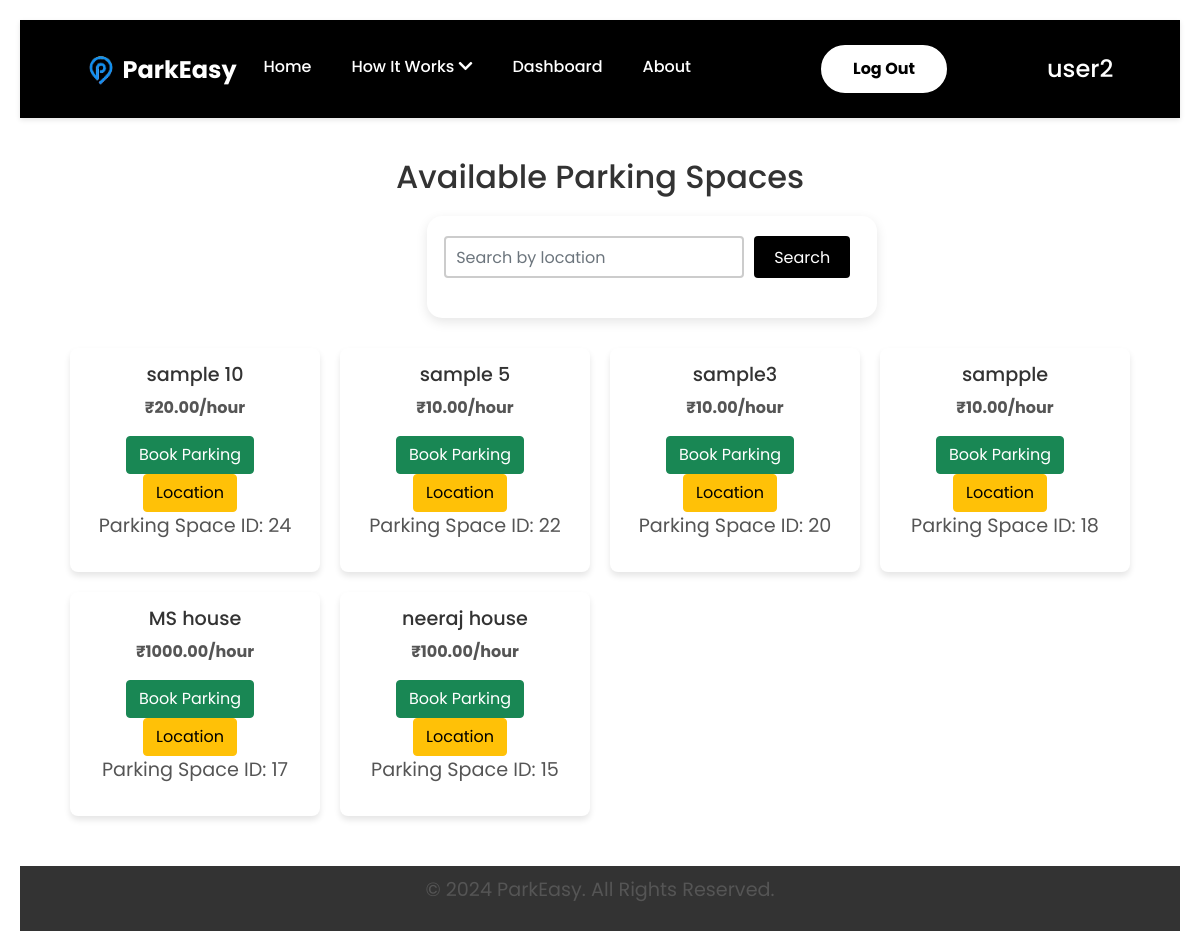
Page /parkeasy/parking-spaces/ (signed in) on the earlier database version.
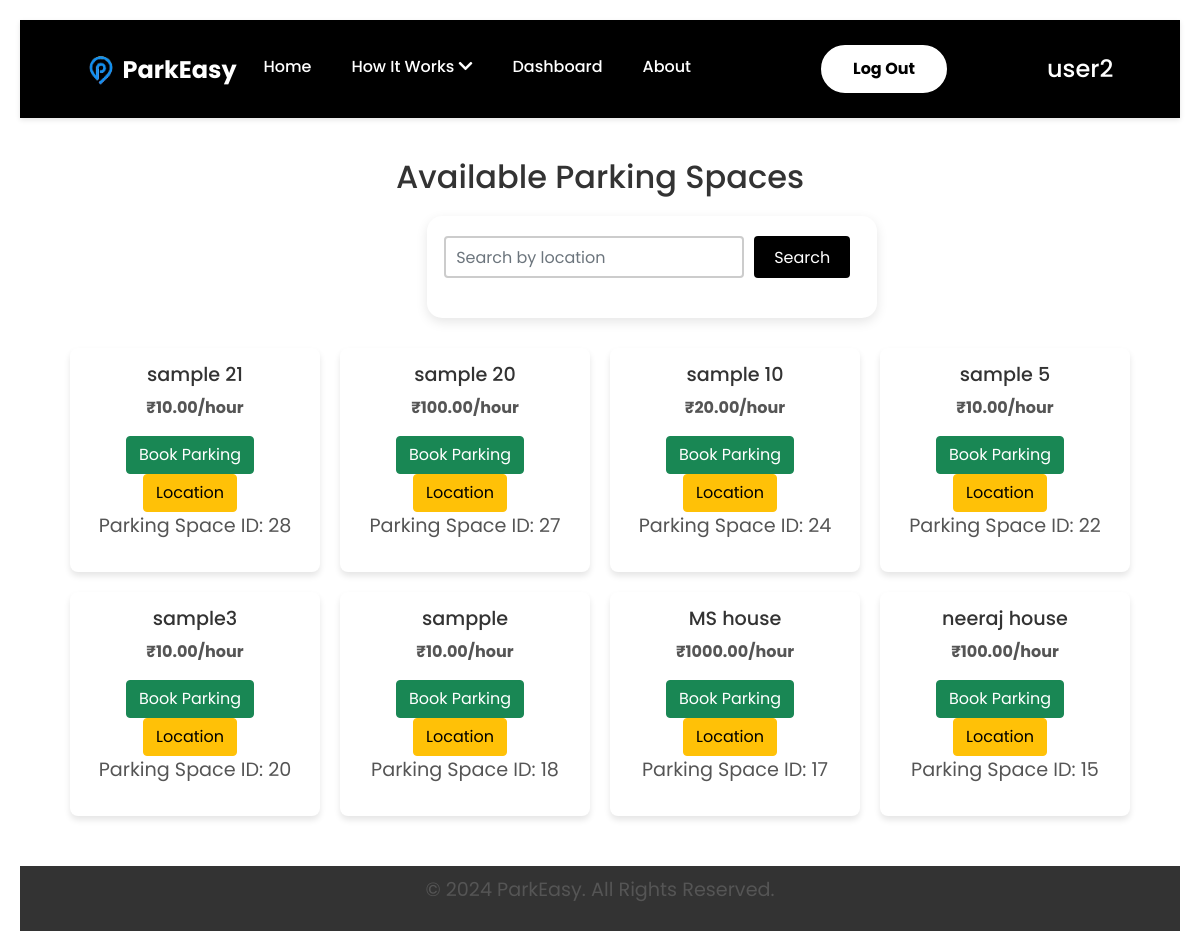
Same page on the later database version.
### ParkEasyApp/models.py (models this page shows, shortened)
class ParkingSpace(models.Model):
    host = models.ForeignKey(ParkEasyUser, on_delete=models.CASCADE, related_name="parking_spaces")
    location = models.CharField(max_length=255)
    price_per_hour = models.DecimalField(max_digits=10, decimal_places=2)
    availability = models.BooleanField(default=True)  # Indicates if space is available for booking
    amenities = models.TextField(blank=True, null=True)  # Optional description of amenities
    rating = models.DecimalField(max_digits=3, decimal_places=2, default=0.0)  # Average rating by users
    created_at = models.DateTimeField(auto_now_add=True)
    latitude = models.FloatField(null=True, blank=True)  # Store latitude
    longitude = models.FloatField(null=True, blank=True)  # Store longitude
    class Meta:
        indexes = [
            models.Index(fields=['host', 'location']),
        ]

### ParkEasyApp/views.py (the view)
# urls.py: path('parking-spaces/', views.parking_space_list_view, name='parking_space_list'),
def parking_space_list_view(request):
    query = request.GET.get('q', '')
    parking_spaces = ParkingSpace.objects.filter(
        Q(location__icontains=query) & Q(availability=True) & ~Q(host__user=request.user)
    ).order_by('-created_at')
    return render(request, 'parking/parking_space_list.html', {
        'parking_spaces': parking_spaces,
        'query': query
    })

### templates/parking/parking_space_list.html
{% extends "base.html" %}
{% load static %}
{% block content %}
<h2 class="heading">Available Parking Spaces</h2>
<form method="get" class="search-form">
    <input type="text" name="q" value="{{ query }}" placeholder="Search by location" class="form-control">
    <button type="submit" class="btn btn-primary">Search</button>
</form>
<div class="parking-space-grid">
    {% for space in parking_spaces %}
    <div class="parking-space-card">
        <a href="{% url 'parking_space_detail' space.id %}" class="space-link">
            <h3>{{ space.location }}</h3>
            <p>₹{{ space.price_per_hour }}/hour</p>
        </a>
        {% if space.host.user != request.user %}
        <a href="{% url 'create_booking' parking_space_id=space.id %}" class="btn btn-success">Book Parking</a>
        <a href="{% url 'map' space.id %}" class="btn btn-warning">Location</a>
        <p>Parking Space ID: {{ space.id }}</p>
        {% else %}
        <p class="text-muted">This is your parking space</p>
        {% endif %}
    </div>
    {% empty %}
    <div class="empty-message">
        <p>No parking spaces available.</p>
    </div>
    {% endfor %}
</div>
{% endblock %}

Differences in the rows shown:
added ParkingSpace: location "sample 21", price_per_hour "10.00", id "28"
added ParkingSpace: location "sample 20", price_per_hour "100.00", id "27"
